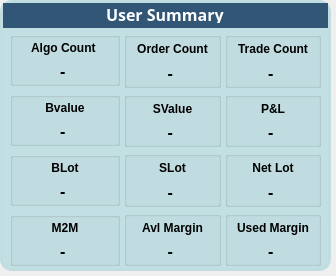
<?xml version="1.0" encoding="UTF-8"?>
<ui version="4.0">
 <class>Summary_cards</class>
 <widget class="QDialog" name="Summary_cards">
  <property name="windowModality">
   <enum>Qt::NonModal</enum>
  </property>
  <property name="geometry">
   <rect>
    <x>0</x>
    <y>0</y>
    <width>336</width>
    <height>276</height>
   </rect>
  </property>
  <property name="windowTitle">
   <string>Summary</string>
  </property>
  <property name="windowIcon">
   <iconset theme="dialog-error">
    <normaloff>.</normaloff>.</iconset>
  </property>
  <property name="modal">
   <bool>false</bool>
  </property>
  <widget class="QWidget" name="summary_widget" native="true">
   <property name="geometry">
    <rect>
     <x>0</x>
     <y>0</y>
     <width>331</width>
     <height>271</height>
    </rect>
   </property>
   <property name="sizePolicy">
    <sizepolicy hsizetype="Preferred" vsizetype="Expanding">
     <horstretch>0</horstretch>
     <verstretch>0</verstretch>
    </sizepolicy>
   </property>
   <property name="minimumSize">
    <size>
     <width>0</width>
     <height>0</height>
    </size>
   </property>
   <property name="maximumSize">
    <size>
     <width>380</width>
     <height>350</height>
    </size>
   </property>
   <property name="styleSheet">
    <string notr="true">#summary_widget{
border-radius: 12px;
border: 3px solid #C0DDE1;
background: #C2DFE3;
}</string>
   </property>
   <layout class="QVBoxLayout" name="verticalLayout_2">
    <property name="spacing">
     <number>4</number>
    </property>
    <property name="leftMargin">
     <number>3</number>
    </property>
    <property name="topMargin">
     <number>3</number>
    </property>
    <property name="rightMargin">
     <number>3</number>
    </property>
    <property name="bottomMargin">
     <number>5</number>
    </property>
    <item>
     <widget class="QWidget" name="widget_14" native="true">
      <property name="sizePolicy">
       <sizepolicy hsizetype="Preferred" vsizetype="Preferred">
        <horstretch>0</horstretch>
        <verstretch>0</verstretch>
       </sizepolicy>
      </property>
      <property name="minimumSize">
       <size>
        <width>0</width>
        <height>0</height>
       </size>
      </property>
      <property name="maximumSize">
       <size>
        <width>16777215</width>
        <height>25</height>
       </size>
      </property>
      <property name="styleSheet">
       <string notr="true">background-color: rgba(49, 86, 118, 1);
</string>
      </property>
      <layout class="QHBoxLayout" name="horizontalLayout_8">
       <property name="topMargin">
        <number>2</number>
       </property>
       <property name="bottomMargin">
        <number>5</number>
       </property>
       <item>
        <spacer name="horizontalSpacer_5">
         <property name="orientation">
          <enum>Qt::Horizontal</enum>
         </property>
         <property name="sizeHint" stdset="0">
          <size>
           <width>40</width>
           <height>20</height>
          </size>
         </property>
        </spacer>
       </item>
       <item>
        <widget class="QLabel" name="label_17">
         <property name="styleSheet">
          <string notr="true">#label_17{
color: #FFFFFF;
text-align: center;
font-family: Work Sans;
font-size: 16px;
font-style: normal;
font-weight: 600;
line-height: normal;
}</string>
         </property>
         <property name="text">
          <string>User Summary</string>
         </property>
        </widget>
       </item>
       <item>
        <spacer name="horizontalSpacer_6">
         <property name="orientation">
          <enum>Qt::Horizontal</enum>
         </property>
         <property name="sizeHint" stdset="0">
          <size>
           <width>40</width>
           <height>20</height>
          </size>
         </property>
        </spacer>
       </item>
      </layout>
     </widget>
    </item>
    <item>
     <layout class="QHBoxLayout" name="horizontalLayout_3">
      <property name="leftMargin">
       <number>7</number>
      </property>
      <property name="rightMargin">
       <number>7</number>
      </property>
      <item>
       <layout class="QVBoxLayout" name="verticalLayout_4">
        <property name="spacing">
         <number>6</number>
        </property>
        <item>
         <widget class="QGroupBox" name="groupBox">
          <property name="styleSheet">
           <string notr="true"/>
          </property>
          <property name="title">
           <string/>
          </property>
          <layout class="QVBoxLayout" name="verticalLayout_10">
           <property name="leftMargin">
            <number>3</number>
           </property>
           <property name="topMargin">
            <number>2</number>
           </property>
           <property name="rightMargin">
            <number>3</number>
           </property>
           <property name="bottomMargin">
            <number>2</number>
           </property>
           <item>
            <widget class="QLabel" name="label_2">
             <property name="font">
              <font>
               <bold>true</bold>
              </font>
             </property>
             <property name="text">
              <string>Algo Count </string>
             </property>
             <property name="alignment">
              <set>Qt::AlignCenter</set>
             </property>
            </widget>
           </item>
           <item>
            <widget class="QLabel" name="label_3">
             <property name="layoutDirection">
              <enum>Qt::LeftToRight</enum>
             </property>
             <property name="styleSheet">
              <string notr="true"> border-radius: 6px;
</string>
             </property>
             <property name="text">
              <string>&lt;html&gt;
&lt;head/&gt;
&lt;body&gt;
    &lt;p style=&quot;text-align: center;&quot;&gt;
        &lt;span style=&quot;font-size: 12pt; font-weight: 700;&quot;&gt;
            -
        &lt;/span&gt;
    &lt;/p&gt;
&lt;/body&gt;
&lt;/html&gt;
</string>
             </property>
            </widget>
           </item>
          </layout>
         </widget>
        </item>
        <item>
         <widget class="QGroupBox" name="groupBox_4">
          <property name="title">
           <string/>
          </property>
          <layout class="QVBoxLayout" name="verticalLayout_13">
           <property name="topMargin">
            <number>2</number>
           </property>
           <property name="bottomMargin">
            <number>2</number>
           </property>
           <item>
            <widget class="QLabel" name="label_6">
             <property name="font">
              <font>
               <bold>true</bold>
              </font>
             </property>
             <property name="text">
              <string>Bvalue</string>
             </property>
             <property name="alignment">
              <set>Qt::AlignCenter</set>
             </property>
            </widget>
           </item>
           <item>
            <widget class="QLabel" name="label_23">
             <property name="text">
              <string>&lt;html&gt;
&lt;head/&gt;
&lt;body&gt;
    &lt;p style=&quot;text-align: center;&quot;&gt;
        &lt;span style=&quot;font-size: 12pt; font-weight: 700;&quot;&gt;
            -
        &lt;/span&gt;
    &lt;/p&gt;
&lt;/body&gt;
&lt;/html&gt;
</string>
             </property>
            </widget>
           </item>
          </layout>
         </widget>
        </item>
        <item>
         <widget class="QGroupBox" name="groupBox_2">
          <property name="title">
           <string/>
          </property>
          <layout class="QVBoxLayout" name="verticalLayout_14">
           <property name="topMargin">
            <number>2</number>
           </property>
           <property name="bottomMargin">
            <number>2</number>
           </property>
           <item>
            <widget class="QLabel" name="label_20">
             <property name="font">
              <font>
               <bold>true</bold>
              </font>
             </property>
             <property name="text">
              <string>BLot</string>
             </property>
             <property name="alignment">
              <set>Qt::AlignCenter</set>
             </property>
            </widget>
           </item>
           <item>
            <widget class="QLabel" name="label_24">
             <property name="text">
              <string>&lt;html&gt;
&lt;head/&gt;
&lt;body&gt;
    &lt;p style=&quot;text-align: center;&quot;&gt;
        &lt;span style=&quot;font-size: 12pt; font-weight: 700;&quot;&gt;
            -
        &lt;/span&gt;
    &lt;/p&gt;
&lt;/body&gt;
&lt;/html&gt;
</string>
             </property>
            </widget>
           </item>
          </layout>
         </widget>
        </item>
        <item>
         <widget class="QGroupBox" name="groupBox_12">
          <property name="title">
           <string/>
          </property>
          <layout class="QVBoxLayout" name="verticalLayout_21">
           <property name="leftMargin">
            <number>2</number>
           </property>
           <property name="topMargin">
            <number>2</number>
           </property>
           <property name="rightMargin">
            <number>2</number>
           </property>
           <property name="bottomMargin">
            <number>2</number>
           </property>
           <item>
            <widget class="QLabel" name="label_15">
             <property name="minimumSize">
              <size>
               <width>100</width>
               <height>0</height>
              </size>
             </property>
             <property name="font">
              <font>
               <bold>true</bold>
              </font>
             </property>
             <property name="text">
              <string>M2M</string>
             </property>
             <property name="alignment">
              <set>Qt::AlignCenter</set>
             </property>
            </widget>
           </item>
           <item>
            <widget class="QLabel" name="label_33">
             <property name="text">
              <string>&lt;html&gt;
&lt;head/&gt;
&lt;body&gt;
    &lt;p style=&quot;text-align: center;&quot;&gt;
        &lt;span style=&quot;font-size: 12pt; font-weight: 700;&quot;&gt;
            -
        &lt;/span&gt;
    &lt;/p&gt;
&lt;/body&gt;
&lt;/html&gt;
</string>
             </property>
            </widget>
           </item>
          </layout>
         </widget>
        </item>
       </layout>
      </item>
      <item>
       <layout class="QVBoxLayout" name="verticalLayout_3">
        <item>
         <widget class="QGroupBox" name="groupBox_10">
          <property name="title">
           <string/>
          </property>
          <layout class="QVBoxLayout" name="verticalLayout_6">
           <property name="topMargin">
            <number>2</number>
           </property>
           <property name="bottomMargin">
            <number>2</number>
           </property>
           <item>
            <widget class="QLabel" name="label_7">
             <property name="font">
              <font>
               <bold>true</bold>
              </font>
             </property>
             <property name="text">
              <string>Order Count</string>
             </property>
             <property name="alignment">
              <set>Qt::AlignCenter</set>
             </property>
            </widget>
           </item>
           <item>
            <widget class="QLabel" name="label_25">
             <property name="text">
              <string>&lt;html&gt;
&lt;head/&gt;
&lt;body&gt;
    &lt;p style=&quot;text-align: center;&quot;&gt;
        &lt;span style=&quot;font-size: 12pt; font-weight: 700;&quot;&gt;
            -
        &lt;/span&gt;
    &lt;/p&gt;
&lt;/body&gt;
&lt;/html&gt;
</string>
             </property>
            </widget>
           </item>
          </layout>
         </widget>
        </item>
        <item>
         <widget class="QGroupBox" name="groupBox_9">
          <property name="title">
           <string/>
          </property>
          <layout class="QVBoxLayout" name="verticalLayout_7">
           <property name="topMargin">
            <number>2</number>
           </property>
           <property name="bottomMargin">
            <number>2</number>
           </property>
           <item>
            <widget class="QLabel" name="label_8">
             <property name="font">
              <font>
               <bold>true</bold>
              </font>
             </property>
             <property name="text">
              <string>SValue</string>
             </property>
             <property name="alignment">
              <set>Qt::AlignCenter</set>
             </property>
            </widget>
           </item>
           <item>
            <widget class="QLabel" name="label_26">
             <property name="text">
              <string>&lt;html&gt;
&lt;head/&gt;
&lt;body&gt;
    &lt;p style=&quot;text-align: center;&quot;&gt;
        &lt;span style=&quot;font-size: 12pt; font-weight: 700;&quot;&gt;
            -
        &lt;/span&gt;
    &lt;/p&gt;
&lt;/body&gt;
&lt;/html&gt;
</string>
             </property>
            </widget>
           </item>
          </layout>
         </widget>
        </item>
        <item>
         <widget class="QGroupBox" name="groupBox_6">
          <property name="minimumSize">
           <size>
            <width>0</width>
            <height>0</height>
           </size>
          </property>
          <property name="title">
           <string/>
          </property>
          <layout class="QVBoxLayout" name="verticalLayout_15">
           <property name="leftMargin">
            <number>3</number>
           </property>
           <property name="topMargin">
            <number>2</number>
           </property>
           <property name="rightMargin">
            <number>3</number>
           </property>
           <property name="bottomMargin">
            <number>2</number>
           </property>
           <item>
            <widget class="QLabel" name="label_9">
             <property name="minimumSize">
              <size>
               <width>0</width>
               <height>0</height>
              </size>
             </property>
             <property name="font">
              <font>
               <bold>true</bold>
              </font>
             </property>
             <property name="text">
              <string>SLot</string>
             </property>
             <property name="alignment">
              <set>Qt::AlignCenter</set>
             </property>
             <property name="wordWrap">
              <bool>false</bool>
             </property>
            </widget>
           </item>
           <item>
            <widget class="QLabel" name="label_27">
             <property name="text">
              <string>&lt;html&gt;
&lt;head/&gt;
&lt;body&gt;
    &lt;p style=&quot;text-align: center;&quot;&gt;
        &lt;span style=&quot;font-size: 12pt; font-weight: 700;&quot;&gt;
            -
        &lt;/span&gt;
    &lt;/p&gt;
&lt;/body&gt;
&lt;/html&gt;
</string>
             </property>
            </widget>
           </item>
          </layout>
         </widget>
        </item>
        <item>
         <widget class="QGroupBox" name="groupBox_7">
          <property name="title">
           <string/>
          </property>
          <layout class="QVBoxLayout" name="verticalLayout_17">
           <property name="leftMargin">
            <number>3</number>
           </property>
           <property name="topMargin">
            <number>2</number>
           </property>
           <property name="rightMargin">
            <number>3</number>
           </property>
           <property name="bottomMargin">
            <number>2</number>
           </property>
           <item>
            <widget class="QLabel" name="label_10">
             <property name="font">
              <font>
               <bold>true</bold>
              </font>
             </property>
             <property name="text">
              <string>Avl Margin</string>
             </property>
             <property name="alignment">
              <set>Qt::AlignCenter</set>
             </property>
            </widget>
           </item>
           <item>
            <widget class="QLabel" name="label_28">
             <property name="text">
              <string>&lt;html&gt;
&lt;head/&gt;
&lt;body&gt;
    &lt;p style=&quot;text-align: center;&quot;&gt;
        &lt;span style=&quot;font-size: 12pt; font-weight: 700;&quot;&gt;
            -
        &lt;/span&gt;
    &lt;/p&gt;
&lt;/body&gt;
&lt;/html&gt;
</string>
             </property>
            </widget>
           </item>
          </layout>
         </widget>
        </item>
       </layout>
      </item>
      <item>
       <layout class="QVBoxLayout" name="verticalLayout_5">
        <item>
         <widget class="QGroupBox" name="groupBox_16">
          <property name="title">
           <string/>
          </property>
          <layout class="QVBoxLayout" name="verticalLayout_18">
           <property name="topMargin">
            <number>2</number>
           </property>
           <property name="bottomMargin">
            <number>2</number>
           </property>
           <item>
            <widget class="QLabel" name="m2mlabel">
             <property name="font">
              <font>
               <bold>true</bold>
              </font>
             </property>
             <property name="text">
              <string>Trade Count</string>
             </property>
             <property name="alignment">
              <set>Qt::AlignCenter</set>
             </property>
            </widget>
           </item>
           <item>
            <widget class="QLabel" name="label_30">
             <property name="text">
              <string>&lt;html&gt;
&lt;head/&gt;
&lt;body&gt;
    &lt;p style=&quot;text-align: center;&quot;&gt;
        &lt;span style=&quot;font-size: 12pt; font-weight: 700;&quot;&gt;
            -
        &lt;/span&gt;
    &lt;/p&gt;
&lt;/body&gt;
&lt;/html&gt;
</string>
             </property>
            </widget>
           </item>
          </layout>
         </widget>
        </item>
        <item>
         <widget class="QGroupBox" name="groupBox_15">
          <property name="title">
           <string/>
          </property>
          <layout class="QVBoxLayout" name="verticalLayout_19">
           <property name="topMargin">
            <number>2</number>
           </property>
           <property name="bottomMargin">
            <number>2</number>
           </property>
           <item>
            <widget class="QLabel" name="label_13">
             <property name="font">
              <font>
               <bold>true</bold>
              </font>
             </property>
             <property name="text">
              <string>P&amp;L</string>
             </property>
             <property name="alignment">
              <set>Qt::AlignCenter</set>
             </property>
            </widget>
           </item>
           <item>
            <widget class="QLabel" name="label_31">
             <property name="text">
              <string>&lt;html&gt;
&lt;head/&gt;
&lt;body&gt;
    &lt;p style=&quot;text-align: center;&quot;&gt;
        &lt;span style=&quot;font-size: 12pt; font-weight: 700;&quot;&gt;
            -
        &lt;/span&gt;
    &lt;/p&gt;
&lt;/body&gt;
&lt;/html&gt;
</string>
             </property>
            </widget>
           </item>
          </layout>
         </widget>
        </item>
        <item>
         <widget class="QGroupBox" name="groupBox_14">
          <property name="title">
           <string/>
          </property>
          <layout class="QVBoxLayout" name="verticalLayout_20">
           <property name="leftMargin">
            <number>3</number>
           </property>
           <property name="topMargin">
            <number>2</number>
           </property>
           <property name="rightMargin">
            <number>3</number>
           </property>
           <property name="bottomMargin">
            <number>2</number>
           </property>
           <item>
            <widget class="QLabel" name="label_14">
             <property name="font">
              <font>
               <bold>true</bold>
              </font>
             </property>
             <property name="text">
              <string>Net Lot</string>
             </property>
             <property name="alignment">
              <set>Qt::AlignCenter</set>
             </property>
             <property name="wordWrap">
              <bool>false</bool>
             </property>
            </widget>
           </item>
           <item>
            <widget class="QLabel" name="label_32">
             <property name="text">
              <string>&lt;html&gt;
&lt;head/&gt;
&lt;body&gt;
    &lt;p style=&quot;text-align: center;&quot;&gt;
        &lt;span style=&quot;font-size: 12pt; font-weight: 700;&quot;&gt;
            -
        &lt;/span&gt;
    &lt;/p&gt;
&lt;/body&gt;
&lt;/html&gt;
</string>
             </property>
            </widget>
           </item>
          </layout>
         </widget>
        </item>
        <item>
         <widget class="QGroupBox" name="groupBox_11">
          <property name="title">
           <string/>
          </property>
          <layout class="QVBoxLayout" name="verticalLayout_22">
           <property name="topMargin">
            <number>2</number>
           </property>
           <property name="bottomMargin">
            <number>2</number>
           </property>
           <item>
            <widget class="QLabel" name="label_16">
             <property name="font">
              <font>
               <bold>true</bold>
              </font>
             </property>
             <property name="text">
              <string>Used Margin</string>
             </property>
             <property name="alignment">
              <set>Qt::AlignCenter</set>
             </property>
            </widget>
           </item>
           <item>
            <widget class="QLabel" name="label_34">
             <property name="text">
              <string>&lt;html&gt;
&lt;head/&gt;
&lt;body&gt;
    &lt;p style=&quot;text-align: center;&quot;&gt;
        &lt;span style=&quot;font-size: 12pt; font-weight: 700;&quot;&gt;
            -
        &lt;/span&gt;
    &lt;/p&gt;
&lt;/body&gt;
&lt;/html&gt;
</string>
             </property>
            </widget>
           </item>
          </layout>
         </widget>
        </item>
       </layout>
      </item>
     </layout>
    </item>
   </layout>
  </widget>
 </widget>
 <resources/>
 <connections/>
</ui>
